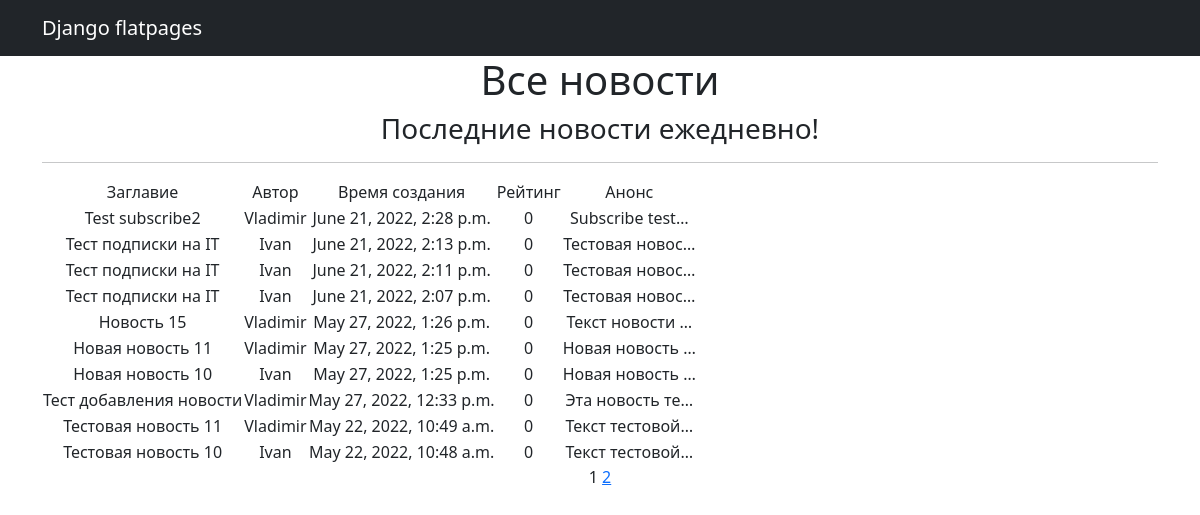
The page /news/ on the database as committed earlier.
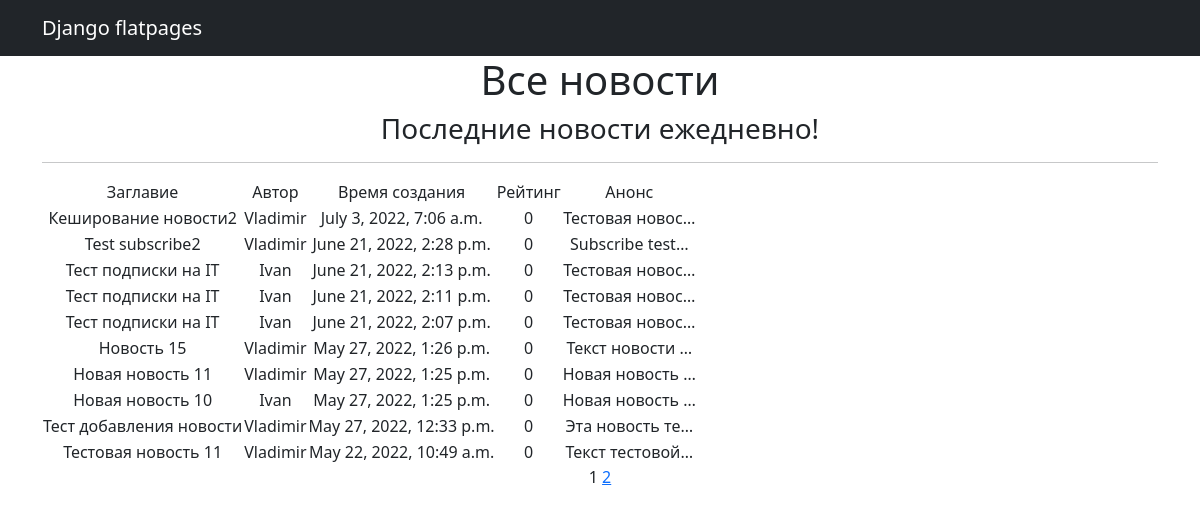
The same page on the database as committed later.
### np_app/models.py (models this page shows, shortened)
class Post(models.Model):
    author = models.ForeignKey(Author, on_delete=models.CASCADE)
    ARTICLE = 'AR'
    NEWS = 'NW'
    POSTVIEW = [
        (ARTICLE, 'Статья'),
        (NEWS, 'Новость')
    ]
    category_type = models.CharField(max_length=2, choices=POSTVIEW, default=ARTICLE)
    time_create = models.DateTimeField(auto_now_add=True)
    post_category = models.ManyToManyField(Category, through='PostCategory')
    title = models.CharField(max_length=128)
    post_text = models.TextField()
    rating = models.SmallIntegerField(default=0)

class Author(models.Model):
    author_user = models.OneToOneField(User, on_delete=models.CASCADE)
    author_rating = models.SmallIntegerField(default=0)
    def __str__(self):
        return '{}'.format(self.author_user)

### np_app/views.py (the view)
# urls.py: path('', PostList.as_view()),
class PostList(ListView):
    model = Post
    ordering = ['-time_create']
    template_name = 'news.html'
    context_object_name = 'posts'
    paginate_by = 10
    def get_context_data(self, **kwargs):
        context = super().get_context_data(**kwargs)
        context['time_now'] = datetime.utcnow()
        context['next_news'] = None
        return context

### np_app/templatetags/custom_filters.py (called while the page is built)
@register.filter()
def censor(value):
    cens_list = ['редиска', 'РЕДИСКА', 'Редиска']
    for word in cens_list:
        if word.find(value):
            value = value.replace(word[1::], "*" * (len(word) - 1))
    return f'{value}'

### templates/news.html (shortened to what this page needs)
{% extends 'flatpages/default.html' %}
{% load custom_filters %}
{% block content %}
<h1>Все новости</h1>
<h3> {{ next_news|default_if_none:"Последние новости ежедневно!" }} </h3>
<hr>
{% if posts %}
    {% load cache %}
    {% cache 60 posts_id %}
    <table>
        <tr>
            <td>Заглавие</td>
            <td>Автор</td>
            <td>Время создания</td>
            <td>Рейтинг</td>
            <td>Анонс</td>
        </tr>
    {% for news_ in posts %}
    <tr>
        <td>{{ news_.title|censor }}</td>
        <td>{{ news_.author }}</td>
        <td>{{ news_.time_create }}</td>
        <td>{{ news_.rating }}</td>
        <td>{{ news_.post_text|truncatechars:15|censor }}</td>
    </tr>
    {% endfor %}
    </table>
    {% endcache %}
    {% else %}
    <h2>Новостей нет.</h2>
    {% endif %}
   {{ page_obj.number }}
   {% if page_obj.has_next %}
       <a href="?page={{ page_obj.next_page_number }}">{{ page_obj.next_page_number }}</a>
   {% endif %}
{% endblock content %}

Rows that differ between the two databases and show on the page:
no longer on this page (row unchanged): Post: title|censor "Тестовая новость 10", author "Ivan", time_create "May 22, 2022, 10:48 a.m.", rating "0", post_text|censor "Текст тестовой…"
added Post: title|censor "Кеширование новости2", author "Vladimir", time_create "July 3, 2022, 7:06 a.m.", rating "0", post_text|censor "Тестовая новос…"
